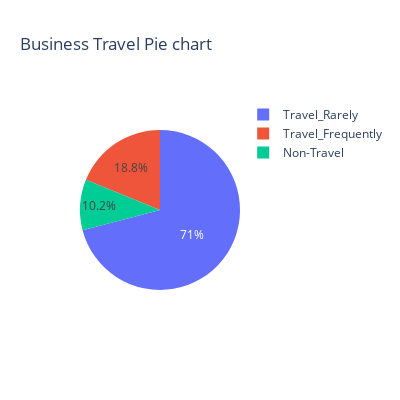

Source (notebook cell):
### Markdown cell above
### BusinessTravel
The frequency of business travel for the employee. **Categorical**

### Code cell
business_travel_counts = df['BusinessTravel'].value_counts().reset_index()
business_travel_counts.columns = ['BusinessTravel', 'Count']

fig = px.pie(business_travel_counts, values='Count', names='BusinessTravel', 
             title='Business Travel Pie chart', width=400, height=400)
fig.show()

### Figure 1 — Plotly figure (JSON) as saved in the notebook; plotly's stock layout.template omitted (floating-point values rounded to 4 significant figures)
{"data": [{"domain": {"x": [0, 1], "y": [0, 1]}, "hovertemplate": "BusinessTravel=%{label}<br>Count=%{value}<extra></extra>", "labels": ["Travel_Rarely", "Travel_Frequently", "Non-Travel"], "legendgroup": "", "name": "", "showlegend": true, "type": "pie", "values": [1043, 277, 150]}], "layout": {"height": 400, "legend": {"tracegroupgap": 0}, "title": {"text": "Business Travel Pie chart"}, "width": 400}}
